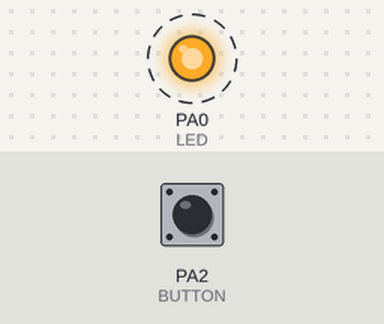
Bench run of a sketch on a simulated STM32 Blue Pill. On the bench: output pins drawn as LEDs (lit = HIGH). Dashed ring = blinking. The test bench sets the inputs (shaded band); at power-on: PA2 (BUTTON) LOW.

Above: at 0.5 s.
Timing chart, 0 to 4.6 s (numbered marks = the images above):
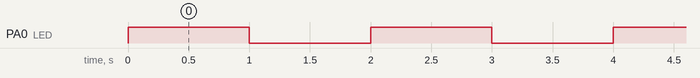

Measured:
- by itself, PA0 (LED): alternates HIGH for 1.0 s and LOW for 1.0 s

The sketch:

ButtonBlink2.ino
```cpp
/*
Design a system with a LED and a Button.
As the button is pressed, the blinking rate of
LED increases and then decreases
*/

const int LED = PA0;
const int BUTTON = PA2;

boolean lastButton = LOW;
boolean currentButton = LOW;

int del = 1000; // ms
int sign = -1;

void setup() {
  pinMode(LED, OUTPUT);
  pinMode(BUTTON, INPUT);
}

boolean debounce(boolean last)
{
  boolean current = digitalRead(BUTTON);
  if(last != current)
  {
    delay(5);
    current = digitalRead(BUTTON);
  }
  return current;
}

void loop() {
  if(digitalRead(BUTTON) == HIGH) del = del + 100*sign;

  digitalWrite(LED, HIGH);
  del = max(del, 0);
  if(del == 0) sign = +1;
  else if(del >= 1000) sign = -1;
  delay(del);

  if(digitalRead(BUTTON) == HIGH) del = del + 100*sign;
  digitalWrite(LED, LOW);
  del = max(del, 0);
  if(del == 0) sign = +1;
  else if(del >= 1000) sign = -1;
  delay(del);
}
```
